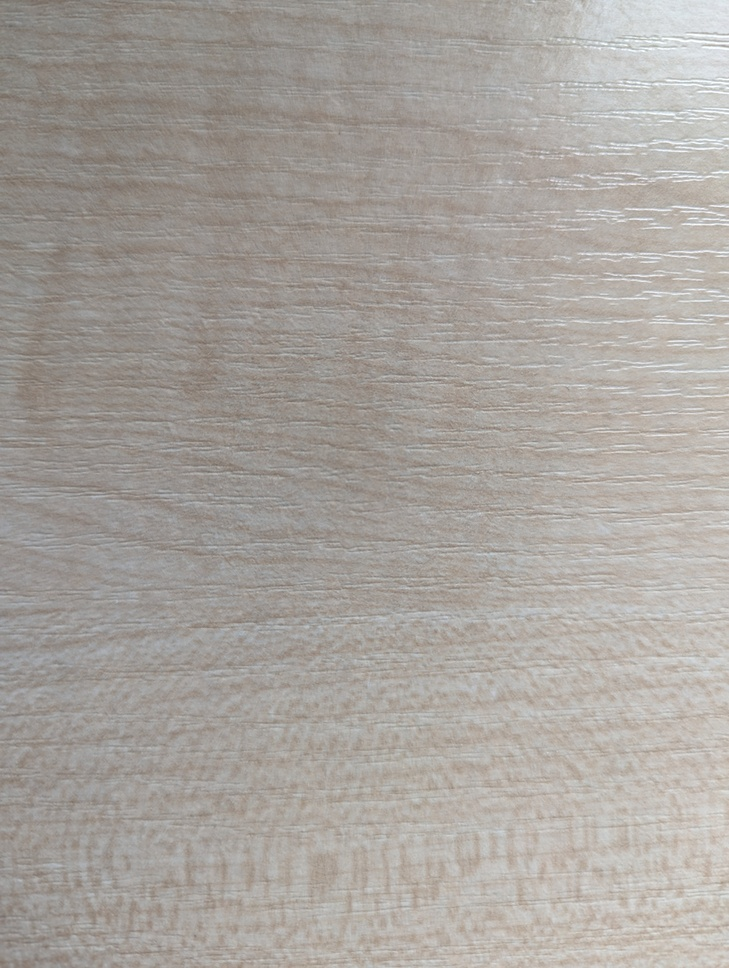
#> input picture Lab3/photos_for_lab3/laminate.jpg, 729 x 968 px, shrunk from 3072 x 4080 before the run; its folder holds only this picture in this run
$ python 1_createTextures.py
#> lines starting #> are read from the running program, lines starting #| are printed output that depends on the picture
import os
from PIL import Image

photos_dir_name = 'photos_for_lab3'  # directory names
textures_dir_name = 'textures'
cut_size = 128                       # size of samples in x and y

for photo_name in os.listdir(photos_dir_name):
    photo_name_without_JPEG = photo_name.split(".")[0]              # cut file extension
    photo_path = os.path.join(photos_dir_name, photo_name)          # create path to photo
    texture_dir_path = os.path.join(textures_dir_name, photo_name_without_JPEG)  # create path to texture directory

    try:                                                            # try to create directory for textures
        os.mkdir(texture_dir_path)
    except FileExistsError:
        print('Error: Texture directory already exists')

    photo = Image.open(photo_path)                  # open photo
#> photo is the input picture: PIL image 729x968 RGB; mean R, G, B 167.8, 162.8, 157.5
    num_of_x_cut = round(photo.size[0] / cut_size)  # calculate the amount of cuts in x and y
#> num_of_x_cut = 6
    num_of_y_cut = round(photo.size[1] / cut_size)
#> num_of_y_cut = 8

    for x in range(num_of_x_cut):
        for y in range(num_of_y_cut):
            texture_name = photo_name_without_JPEG + str(x) + '_' + str(y) + '.jpg'     # create name for texture sample
            cropped_image = photo.crop((x * cut_size, y * cut_size, (x + 1) * cut_size, (y + 1) * cut_size))
            path = os.path.join(textures_dir_name, photo_name_without_JPEG, texture_name)  # create path to photo
            cropped_image.save(path)                                                       # save cropped photo
#> this loop made 6 passes
#> pass 1, `cropped_image.save(path)`:
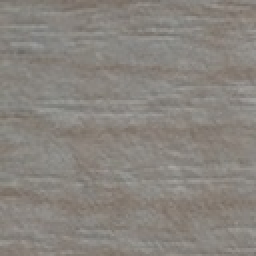
#> saved as laminate0_0.jpg: PIL image 128x128 RGB (shown 2 times larger); mean R, G, B 136.7, 132, 126
#> pass 1, `cropped_image.save(path)`:
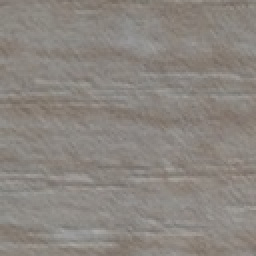
#> saved as laminate0_1.jpg: PIL image 128x128 RGB (shown 2 times larger); mean R, G, B 139.1, 133.4, 127.6
#> pass 1, `cropped_image.save(path)`:
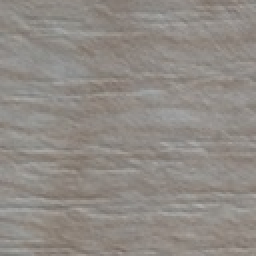
#> saved as laminate0_2.jpg: PIL image 128x128 RGB (shown 2 times larger); mean R, G, B 144.1, 138.8, 133.3
#> pass 1, `cropped_image.save(path)`:
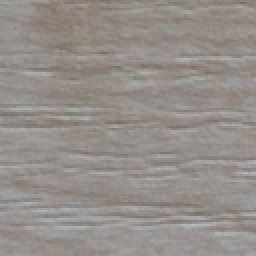
#> saved as laminate0_3.jpg: PIL image 128x128 RGB (shown 2 times larger); mean R, G, B 148.5, 143.2, 138.9
#> after the loop:
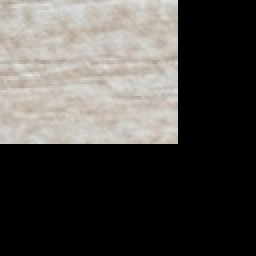
#> cropped_image: PIL image 128x128 RGB (shown 2 times larger); mean R, G, B 78.7, 76.3, 73.1

$ run again, on Lab3/photos_for_lab3/laminate2.jpg
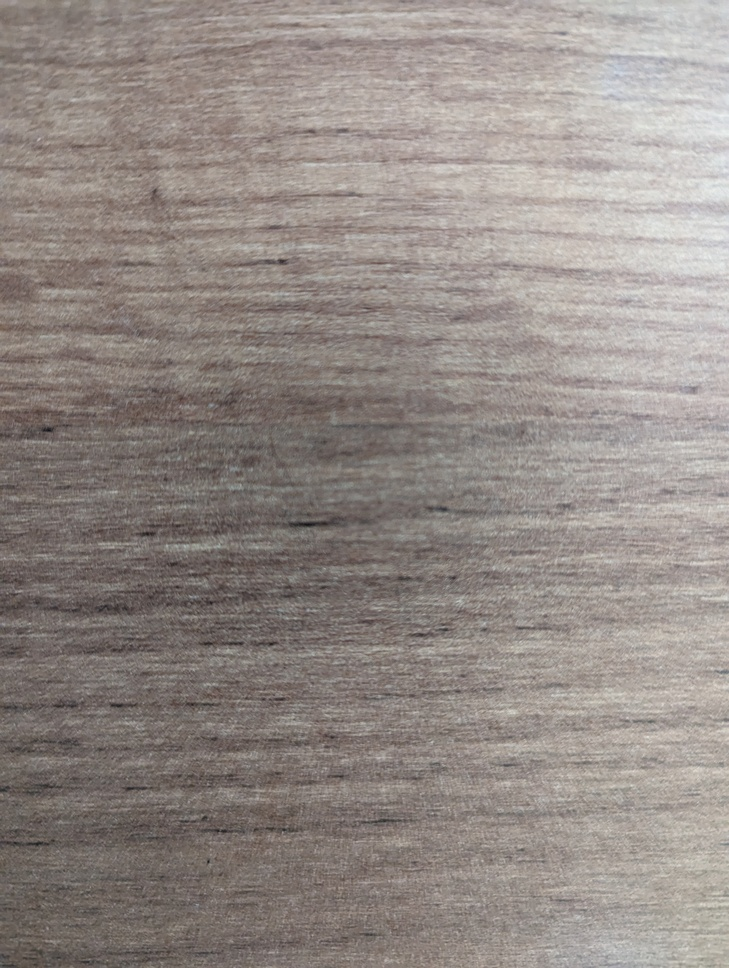
#> input picture Lab3/photos_for_lab3/laminate2.jpg, 729 x 968 px, shrunk from 3072 x 4080 before the run
#> photo is the input picture: PIL image 729x968 RGB; mean R, G, B 147.5, 138.9, 134.2
#> the loop `for x in range(num_of_x_cut):` made 6 passes
#> pass 1, `cropped_image.save(path)`:
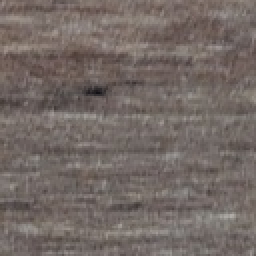
#> saved as laminate20_3.jpg: PIL image 128x128 RGB (shown 2 times larger); mean R, G, B 115.5, 105.3, 101
#> after the loop `for x in range(num_of_x_cut):`:
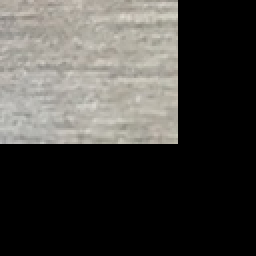
#> cropped_image: PIL image 128x128 RGB (shown 2 times larger); mean R, G, B 70, 68.6, 65.2

$ run again, on Lab3/photos_for_lab3/wall.jpg
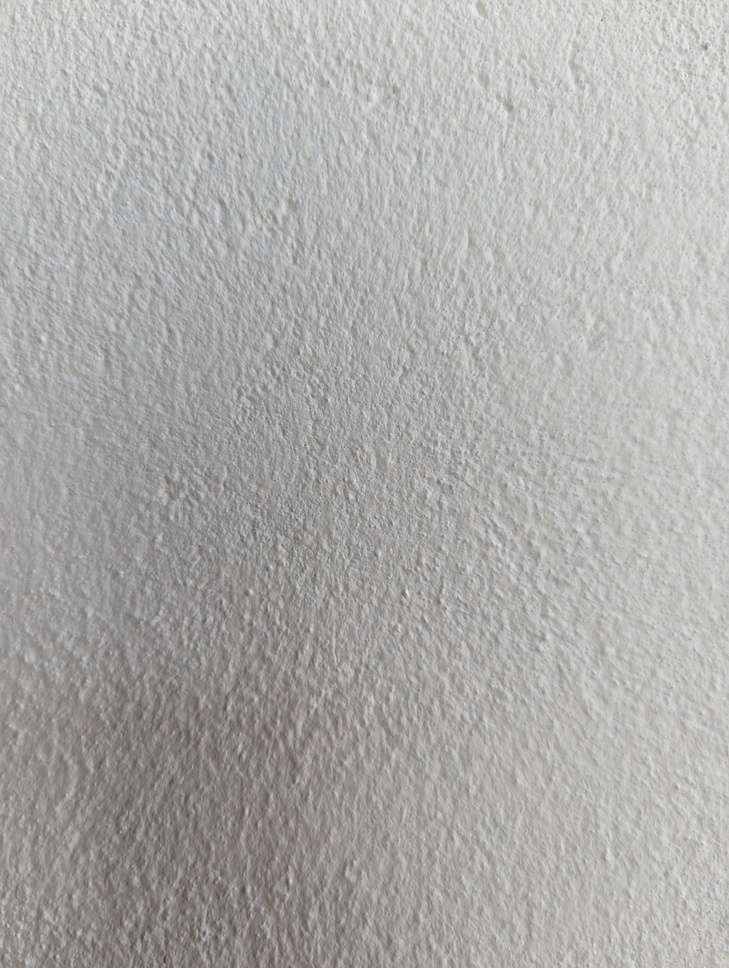
#> input picture Lab3/photos_for_lab3/wall.jpg, 729 x 968 px, shrunk from 3072 x 4080 before the run
#> photo is the input picture: PIL image 729x968 RGB; mean R, G, B 172.4, 171.5, 169.5
#> the loop `for x in range(num_of_x_cut):` made 6 passes
#> pass 1, `cropped_image.save(path)`:
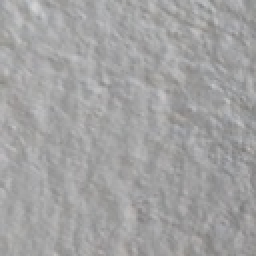
#> saved as wall0_3.jpg: PIL image 128x128 RGB (shown 2 times larger); mean R, G, B 162.3, 162, 162.2
#> after the loop `for x in range(num_of_x_cut):`:
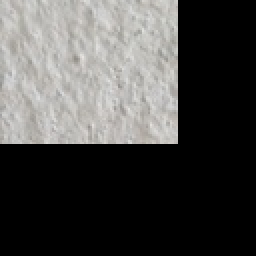
#> cropped_image: PIL image 128x128 RGB (shown 2 times larger); mean R, G, B 74.8, 74.2, 72.7
